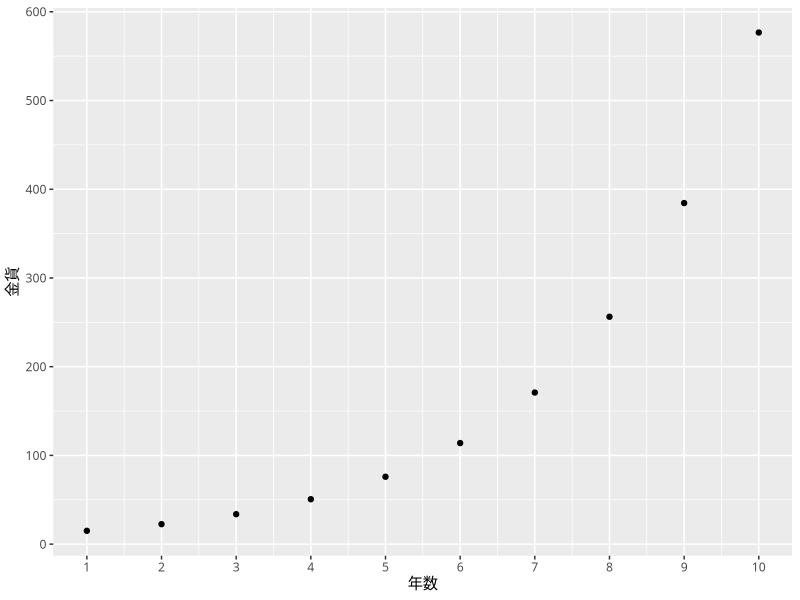
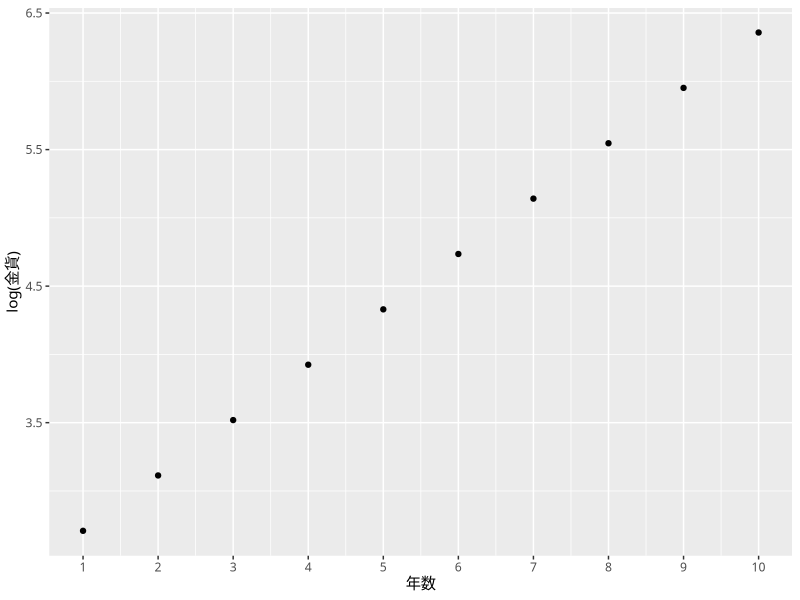

The R source for these figures, in order:
## ---- chunk 1
# new_content(paste0("blog/test-", Sys.Date(), ".Rmd"))
# tags: ["チャート-charts","対数-log","線形-linear"]
knitr::opts_chunk$set(echo = TRUE, 
                      tidy.opts = list(width.cutoff = 60),
                      tidy = TRUE, 
                      out.width = '95%')
## ---- chunk 2
htmltools::tagList(rmarkdown::html_dependency_font_awesome())
## ---- chunk 3
library(highr)
library(knitr)
library(rmarkdown)
library(ggplot2)
old = theme_set(theme_gray(base_family = "HiraKakuProN-W3"))
## ---- chunk 4
time <- 1:10 # 貯蓄期間
r <- 0.5 # 成長率
a <- 10 # 預けた金貨
y <- a * (1 + r) ^ time # 指数関数的な成長, (1+r) is the growth factor
plt <- qplot(seq_along(y), y, xlab = "年数", ylab = "金貨")
plt + scale_y_continuous(breaks = seq(0, 1000, by = 100)) + scale_x_continuous(breaks = seq(0, 10, by = 1))
## ---- chunk 5
plt <- qplot(seq_along(y), log(y), xlab = "年数", ylab = "log(金貨)")
plt + scale_x_continuous(breaks = seq(0, 10, by = 1))
